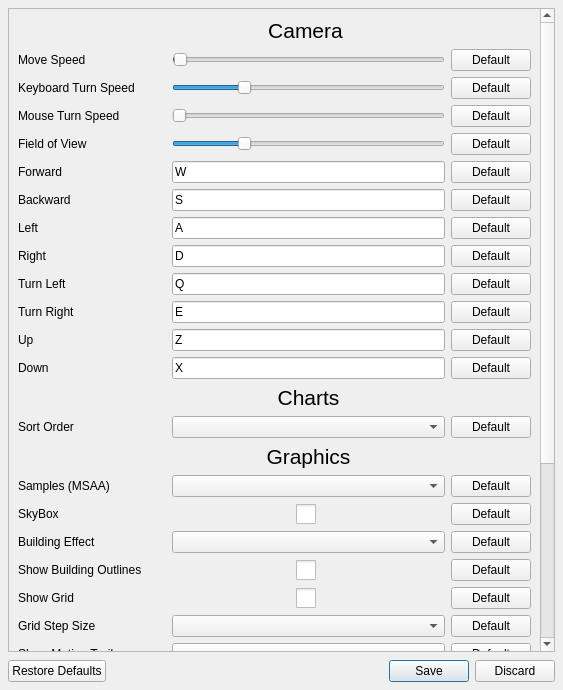
<?xml version="1.0" encoding="UTF-8"?>
<ui version="4.0">
 <class>SettingsDialog</class>
 <widget class="QDialog" name="SettingsDialog">
  <property name="geometry">
   <rect>
    <x>0</x>
    <y>0</y>
    <width>563</width>
    <height>690</height>
   </rect>
  </property>
  <property name="windowTitle">
   <string>Application Settings</string>
  </property>
  <property name="styleSheet">
   <string notr="true">QCheckBox::indicator {
     width: 20px;
     height: 20px;
}</string>
  </property>
  <layout class="QVBoxLayout" name="verticalLayout">
   <property name="spacing">
    <number>8</number>
   </property>
   <property name="leftMargin">
    <number>8</number>
   </property>
   <property name="topMargin">
    <number>8</number>
   </property>
   <property name="rightMargin">
    <number>8</number>
   </property>
   <property name="bottomMargin">
    <number>8</number>
   </property>
   <item>
    <widget class="QScrollArea" name="scrollArea">
     <property name="widgetResizable">
      <bool>true</bool>
     </property>
     <widget class="QWidget" name="scrollAreaWidgetContents">
      <property name="geometry">
       <rect>
        <x>0</x>
        <y>-473</y>
        <width>530</width>
        <height>1139</height>
       </rect>
      </property>
      <layout class="QGridLayout" name="gridLayout">
       <item row="10" column="0" colspan="2">
        <widget class="QLabel" name="labelTurnLeft">
         <property name="text">
          <string>Turn Left</string>
         </property>
        </widget>
       </item>
       <item row="13" column="14">
        <widget class="QPushButton" name="buttonResetDown">
         <property name="text">
          <string>Default</string>
         </property>
        </widget>
       </item>
       <item row="29" column="0">
        <widget class="QLabel" name="labelTimeStep">
         <property name="text">
          <string>Time Step Preference</string>
         </property>
        </widget>
       </item>
       <item row="28" column="12">
        <widget class="SingleKeySequenceEdit" name="keyPlay">
         <property name="keySequence">
          <string>X</string>
         </property>
        </widget>
       </item>
       <item row="22" column="12">
        <widget class="QComboBox" name="comboGridSize"/>
       </item>
       <item row="9" column="12">
        <widget class="SingleKeySequenceEdit" name="keyRight">
         <property name="keySequence">
          <string>D</string>
         </property>
        </widget>
       </item>
       <item row="12" column="12">
        <widget class="SingleKeySequenceEdit" name="keyUp">
         <property name="keySequence">
          <string>Z</string>
         </property>
        </widget>
       </item>
       <item row="19" column="14">
        <widget class="QPushButton" name="buttonResetBuildingRender">
         <property name="text">
          <string>Default</string>
         </property>
        </widget>
       </item>
       <item row="22" column="14">
        <widget class="QPushButton" name="buttonResetGridSize">
         <property name="text">
          <string>Default</string>
         </property>
        </widget>
       </item>
       <item row="13" column="0" colspan="2">
        <widget class="QLabel" name="labelDown">
         <property name="text">
          <string>Down</string>
         </property>
        </widget>
       </item>
       <item row="19" column="12">
        <widget class="QComboBox" name="comboBuildingRender"/>
       </item>
       <item row="8" column="0" colspan="2">
        <widget class="QLabel" name="labelLeft">
         <property name="text">
          <string>Left</string>
         </property>
        </widget>
       </item>
       <item row="19" column="0">
        <widget class="QLabel" name="labelRenderBuildings">
         <property name="text">
          <string>Building Effect</string>
         </property>
        </widget>
       </item>
       <item row="34" column="12">
        <widget class="QLineEdit" name="lineEditResource">
         <property name="readOnly">
          <bool>true</bool>
         </property>
        </widget>
       </item>
       <item row="3" column="12">
        <widget class="QSlider" name="sliderKeyboardTurnSpeed">
         <property name="maximum">
          <number>20</number>
         </property>
         <property name="pageStep">
          <number>5</number>
         </property>
         <property name="value">
          <number>5</number>
         </property>
         <property name="orientation">
          <enum>Qt::Horizontal</enum>
         </property>
        </widget>
       </item>
       <item row="33" column="12">
        <widget class="QLabel" name="labelResources">
         <property name="sizePolicy">
          <sizepolicy hsizetype="Preferred" vsizetype="Fixed">
           <horstretch>0</horstretch>
           <verstretch>0</verstretch>
          </sizepolicy>
         </property>
         <property name="minimumSize">
          <size>
           <width>0</width>
           <height>0</height>
          </size>
         </property>
         <property name="font">
          <font>
           <pointsize>16</pointsize>
          </font>
         </property>
         <property name="text">
          <string>Resources</string>
         </property>
         <property name="alignment">
          <set>Qt::AlignCenter</set>
         </property>
        </widget>
       </item>
       <item row="27" column="12">
        <widget class="QLabel" name="labelPlayback">
         <property name="sizePolicy">
          <sizepolicy hsizetype="Preferred" vsizetype="Fixed">
           <horstretch>0</horstretch>
           <verstretch>0</verstretch>
          </sizepolicy>
         </property>
         <property name="minimumSize">
          <size>
           <width>0</width>
           <height>0</height>
          </size>
         </property>
         <property name="font">
          <font>
           <pointsize>16</pointsize>
          </font>
         </property>
         <property name="text">
          <string>Playback</string>
         </property>
         <property name="alignment">
          <set>Qt::AlignCenter</set>
         </property>
        </widget>
       </item>
       <item row="5" column="14">
        <widget class="QPushButton" name="buttonResetFieldOfView">
         <property name="text">
          <string>Default</string>
         </property>
        </widget>
       </item>
       <item row="3" column="0" colspan="4">
        <widget class="QLabel" name="labelKeyboardTurnSpeed">
         <property name="text">
          <string>Keyboard Turn Speed</string>
         </property>
        </widget>
       </item>
       <item row="7" column="12">
        <widget class="SingleKeySequenceEdit" name="keyBackward">
         <property name="keySequence">
          <string>S</string>
         </property>
        </widget>
       </item>
       <item row="11" column="14">
        <widget class="QPushButton" name="buttonResetRightTurn">
         <property name="text">
          <string>Default</string>
         </property>
        </widget>
       </item>
       <item row="5" column="12">
        <widget class="QSlider" name="sliderFieldOfView">
         <property name="minimum">
          <number>30</number>
         </property>
         <property name="maximum">
          <number>90</number>
         </property>
         <property name="value">
          <number>45</number>
         </property>
         <property name="orientation">
          <enum>Qt::Horizontal</enum>
         </property>
        </widget>
       </item>
       <item row="24" column="14">
        <widget class="QPushButton" name="buttonResetTrailLength">
         <property name="text">
          <string>Default</string>
         </property>
        </widget>
       </item>
       <item row="10" column="14">
        <widget class="QPushButton" name="buttonResetLeftTurn">
         <property name="text">
          <string>Default</string>
         </property>
        </widget>
       </item>
       <item row="25" column="12">
        <layout class="QHBoxLayout" name="layoutShowLabels">
         <item>
          <spacer name="hsLabelsLeft">
           <property name="orientation">
            <enum>Qt::Horizontal</enum>
           </property>
           <property name="sizeHint" stdset="0">
            <size>
             <width>40</width>
             <height>20</height>
            </size>
           </property>
          </spacer>
         </item>
         <item>
          <widget class="QCheckBox" name="checkBoxShowLabels">
           <property name="text">
            <string/>
           </property>
          </widget>
         </item>
         <item>
          <spacer name="hsShowLabelsRight">
           <property name="orientation">
            <enum>Qt::Horizontal</enum>
           </property>
           <property name="sizeHint" stdset="0">
            <size>
             <width>40</width>
             <height>20</height>
            </size>
           </property>
          </spacer>
         </item>
        </layout>
       </item>
       <item row="17" column="0">
        <widget class="QLabel" name="labelSamples">
         <property name="text">
          <string>Samples (MSAA)</string>
         </property>
        </widget>
       </item>
       <item row="7" column="0" colspan="2">
        <widget class="QLabel" name="labelBackward">
         <property name="text">
          <string>Backward</string>
         </property>
        </widget>
       </item>
       <item row="2" column="14">
        <widget class="QPushButton" name="buttonResetMoveSpeed">
         <property name="text">
          <string>Default</string>
         </property>
        </widget>
       </item>
       <item row="21" column="14">
        <widget class="QPushButton" name="buttonResetShowGrid">
         <property name="text">
          <string>Default</string>
         </property>
        </widget>
       </item>
       <item row="18" column="0">
        <widget class="QLabel" name="labelSkybox">
         <property name="text">
          <string>SkyBox</string>
         </property>
        </widget>
       </item>
       <item row="23" column="0">
        <widget class="QLabel" name="labelShowTrails">
         <property name="text">
          <string>Show Motion Trails</string>
         </property>
        </widget>
       </item>
       <item row="10" column="12">
        <widget class="SingleKeySequenceEdit" name="keyTurnLeft">
         <property name="keySequence">
          <string>Q</string>
         </property>
        </widget>
       </item>
       <item row="24" column="0">
        <widget class="QLabel" name="labelMotionTrailLength">
         <property name="text">
          <string>Motion Trail Length</string>
         </property>
        </widget>
       </item>
       <item row="11" column="0" colspan="2">
        <widget class="QLabel" name="labelTurnRight">
         <property name="text">
          <string>Turn Right</string>
         </property>
        </widget>
       </item>
       <item row="28" column="0">
        <widget class="QLabel" name="labelPlay">
         <property name="text">
          <string>Play/Pause</string>
         </property>
        </widget>
       </item>
       <item row="18" column="14">
        <widget class="QPushButton" name="buttonResetSkybox">
         <property name="text">
          <string>Default</string>
         </property>
        </widget>
       </item>
       <item row="2" column="0" colspan="4">
        <widget class="QLabel" name="labelMoveSpeed">
         <property name="text">
          <string>Move Speed</string>
         </property>
        </widget>
       </item>
       <item row="25" column="0">
        <widget class="QLabel" name="labelShowLabels">
         <property name="text">
          <string>Show Labels</string>
         </property>
        </widget>
       </item>
       <item row="16" column="12">
        <widget class="QLabel" name="labelGraphics">
         <property name="font">
          <font>
           <pointsize>16</pointsize>
          </font>
         </property>
         <property name="text">
          <string>Graphics</string>
         </property>
         <property name="alignment">
          <set>Qt::AlignCenter</set>
         </property>
        </widget>
       </item>
       <item row="9" column="0" colspan="2">
        <widget class="QLabel" name="labelRight">
         <property name="text">
          <string>Right</string>
         </property>
        </widget>
       </item>
       <item row="14" column="12">
        <widget class="QLabel" name="labelCharts">
         <property name="font">
          <font>
           <pointsize>16</pointsize>
          </font>
         </property>
         <property name="text">
          <string>Charts</string>
         </property>
         <property name="alignment">
          <set>Qt::AlignCenter</set>
         </property>
        </widget>
       </item>
       <item row="2" column="12">
        <widget class="QSlider" name="sliderMoveSpeed">
         <property name="minimum">
          <number>1</number>
         </property>
         <property name="maximum">
          <number>1000</number>
         </property>
         <property name="singleStep">
          <number>1</number>
         </property>
         <property name="value">
          <number>5</number>
         </property>
         <property name="orientation">
          <enum>Qt::Horizontal</enum>
         </property>
         <property name="invertedAppearance">
          <bool>false</bool>
         </property>
         <property name="tickPosition">
          <enum>QSlider::NoTicks</enum>
         </property>
        </widget>
       </item>
       <item row="6" column="14">
        <widget class="QPushButton" name="buttonResetForward">
         <property name="text">
          <string>Default</string>
         </property>
        </widget>
       </item>
       <item row="8" column="14">
        <widget class="QPushButton" name="buttonResetLeft">
         <property name="text">
          <string>Default</string>
         </property>
        </widget>
       </item>
       <item row="20" column="12">
        <layout class="QHBoxLayout" name="layoutBuildingOutlines">
         <item>
          <spacer name="hsBuildingOutlinesLeft">
           <property name="orientation">
            <enum>Qt::Horizontal</enum>
           </property>
           <property name="sizeHint" stdset="0">
            <size>
             <width>40</width>
             <height>20</height>
            </size>
           </property>
          </spacer>
         </item>
         <item>
          <widget class="QCheckBox" name="checkBoxBuildingOutlines">
           <property name="text">
            <string/>
           </property>
          </widget>
         </item>
         <item>
          <spacer name="hsBuildingOutlinesRight">
           <property name="orientation">
            <enum>Qt::Horizontal</enum>
           </property>
           <property name="sizeHint" stdset="0">
            <size>
             <width>40</width>
             <height>20</height>
            </size>
           </property>
          </spacer>
         </item>
        </layout>
       </item>
       <item row="29" column="14">
        <widget class="QPushButton" name="buttonResetTimeStep">
         <property name="text">
          <string>Default</string>
         </property>
        </widget>
       </item>
       <item row="8" column="12">
        <widget class="SingleKeySequenceEdit" name="keyLeft">
         <property name="keySequence">
          <string>A</string>
         </property>
        </widget>
       </item>
       <item row="4" column="14">
        <widget class="QPushButton" name="buttonResetMouseTurnSpeed">
         <property name="text">
          <string>Default</string>
         </property>
        </widget>
       </item>
       <item row="15" column="0">
        <widget class="QLabel" name="labelSortOrder">
         <property name="text">
          <string>Sort Order</string>
         </property>
        </widget>
       </item>
       <item row="29" column="12">
        <layout class="QHBoxLayout" name="layoutTimeStep">
         <item>
          <widget class="QSpinBox" name="spinTimeStep">
           <property name="suffix">
            <string notr="true">ms</string>
           </property>
           <property name="minimum">
            <number>1</number>
           </property>
           <property name="maximum">
            <number>100000</number>
           </property>
           <property name="value">
            <number>10</number>
           </property>
          </widget>
         </item>
         <item>
          <widget class="QComboBox" name="comboTimeStepUnit"/>
         </item>
        </layout>
       </item>
       <item row="7" column="14">
        <widget class="QPushButton" name="buttonResetBackward">
         <property name="text">
          <string>Default</string>
         </property>
        </widget>
       </item>
       <item row="22" column="0">
        <widget class="QLabel" name="labelGridSize">
         <property name="text">
          <string>Grid Step Size</string>
         </property>
        </widget>
       </item>
       <item row="9" column="14">
        <widget class="QPushButton" name="buttonResetRight">
         <property name="text">
          <string>Default</string>
         </property>
        </widget>
       </item>
       <item row="28" column="14">
        <widget class="QPushButton" name="buttonResetPlay">
         <property name="text">
          <string>Default</string>
         </property>
        </widget>
       </item>
       <item row="34" column="0" colspan="3">
        <widget class="QLabel" name="label">
         <property name="text">
          <string>Resource Directory</string>
         </property>
        </widget>
       </item>
       <item row="0" column="11" colspan="2">
        <widget class="QLabel" name="labelCamera">
         <property name="sizePolicy">
          <sizepolicy hsizetype="Preferred" vsizetype="Fixed">
           <horstretch>0</horstretch>
           <verstretch>0</verstretch>
          </sizepolicy>
         </property>
         <property name="font">
          <font>
           <pointsize>16</pointsize>
          </font>
         </property>
         <property name="text">
          <string>Camera</string>
         </property>
         <property name="alignment">
          <set>Qt::AlignCenter</set>
         </property>
        </widget>
       </item>
       <item row="21" column="0">
        <widget class="QLabel" name="labelShowGrid">
         <property name="text">
          <string>Show Grid</string>
         </property>
        </widget>
       </item>
       <item row="34" column="14">
        <widget class="QPushButton" name="buttonResource">
         <property name="text">
          <string>Browse</string>
         </property>
        </widget>
       </item>
       <item row="18" column="12">
        <layout class="QHBoxLayout" name="layoutSkybox" stretch="0,0,0">
         <property name="topMargin">
          <number>0</number>
         </property>
         <item>
          <spacer name="hsSkyboxLeft">
           <property name="orientation">
            <enum>Qt::Horizontal</enum>
           </property>
           <property name="sizeHint" stdset="0">
            <size>
             <width>40</width>
             <height>20</height>
            </size>
           </property>
          </spacer>
         </item>
         <item>
          <widget class="QCheckBox" name="checkBoxSkybox">
           <property name="sizePolicy">
            <sizepolicy hsizetype="Minimum" vsizetype="Fixed">
             <horstretch>0</horstretch>
             <verstretch>0</verstretch>
            </sizepolicy>
           </property>
           <property name="baseSize">
            <size>
             <width>0</width>
             <height>0</height>
            </size>
           </property>
           <property name="styleSheet">
            <string notr="true"/>
           </property>
           <property name="text">
            <string/>
           </property>
          </widget>
         </item>
         <item>
          <spacer name="hsSkyboxRight">
           <property name="orientation">
            <enum>Qt::Horizontal</enum>
           </property>
           <property name="sizeHint" stdset="0">
            <size>
             <width>40</width>
             <height>20</height>
            </size>
           </property>
          </spacer>
         </item>
        </layout>
       </item>
       <item row="23" column="14">
        <widget class="QPushButton" name="buttonResetTrails">
         <property name="text">
          <string>Default</string>
         </property>
        </widget>
       </item>
       <item row="21" column="12">
        <layout class="QHBoxLayout" name="layoutShowGrid">
         <item>
          <spacer name="hsGridLeft">
           <property name="orientation">
            <enum>Qt::Horizontal</enum>
           </property>
           <property name="sizeHint" stdset="0">
            <size>
             <width>40</width>
             <height>20</height>
            </size>
           </property>
          </spacer>
         </item>
         <item>
          <widget class="QCheckBox" name="checkBoxShowGrid">
           <property name="styleSheet">
            <string notr="true"/>
           </property>
           <property name="text">
            <string/>
           </property>
          </widget>
         </item>
         <item>
          <spacer name="hsGridRIght">
           <property name="orientation">
            <enum>Qt::Horizontal</enum>
           </property>
           <property name="sizeHint" stdset="0">
            <size>
             <width>40</width>
             <height>20</height>
            </size>
           </property>
          </spacer>
         </item>
        </layout>
       </item>
       <item row="4" column="12">
        <widget class="QSlider" name="sliderMouseTurnSpeed">
         <property name="maximum">
          <number>20</number>
         </property>
         <property name="pageStep">
          <number>5</number>
         </property>
         <property name="orientation">
          <enum>Qt::Horizontal</enum>
         </property>
        </widget>
       </item>
       <item row="13" column="12">
        <widget class="SingleKeySequenceEdit" name="keyDown">
         <property name="keySequence">
          <string>X</string>
         </property>
        </widget>
       </item>
       <item row="6" column="12">
        <widget class="SingleKeySequenceEdit" name="keyForward">
         <property name="keySequence">
          <string>W</string>
         </property>
        </widget>
       </item>
       <item row="12" column="14">
        <widget class="QPushButton" name="buttonResetUp">
         <property name="text">
          <string>Default</string>
         </property>
        </widget>
       </item>
       <item row="24" column="12">
        <widget class="QSlider" name="sliderTrailLength">
         <property name="minimum">
          <number>10</number>
         </property>
         <property name="maximum">
          <number>8192</number>
         </property>
         <property name="value">
          <number>100</number>
         </property>
         <property name="orientation">
          <enum>Qt::Horizontal</enum>
         </property>
        </widget>
       </item>
       <item row="12" column="0" colspan="2">
        <widget class="QLabel" name="labelUp">
         <property name="text">
          <string>Up</string>
         </property>
        </widget>
       </item>
       <item row="11" column="12">
        <widget class="SingleKeySequenceEdit" name="keyTurnRight">
         <property name="keySequence">
          <string>E</string>
         </property>
        </widget>
       </item>
       <item row="15" column="14">
        <widget class="QPushButton" name="buttonResetSortOrder">
         <property name="text">
          <string>Default</string>
         </property>
        </widget>
       </item>
       <item row="4" column="0" colspan="4">
        <widget class="QLabel" name="labelMouseTurnSpeed">
         <property name="text">
          <string>Mouse Turn Speed</string>
         </property>
        </widget>
       </item>
       <item row="5" column="0" colspan="4">
        <widget class="QLabel" name="labelFieldOfView">
         <property name="text">
          <string>Field of View</string>
         </property>
        </widget>
       </item>
       <item row="17" column="14">
        <widget class="QPushButton" name="buttonResetSamples">
         <property name="text">
          <string>Default</string>
         </property>
        </widget>
       </item>
       <item row="17" column="12">
        <widget class="QComboBox" name="comboSamples"/>
       </item>
       <item row="3" column="14">
        <widget class="QPushButton" name="buttonResetKeyboardTurnSpeed">
         <property name="text">
          <string>Default</string>
         </property>
        </widget>
       </item>
       <item row="20" column="0">
        <widget class="QLabel" name="labelRenderBuildingOutlines">
         <property name="text">
          <string>Show Building Outlines</string>
         </property>
        </widget>
       </item>
       <item row="6" column="0" colspan="2">
        <widget class="QLabel" name="labelForward">
         <property name="text">
          <string>Forward</string>
         </property>
        </widget>
       </item>
       <item row="15" column="12">
        <widget class="QComboBox" name="comboSortOrder"/>
       </item>
       <item row="20" column="14">
        <widget class="QPushButton" name="buttonResetBuildingOutlines">
         <property name="text">
          <string>Default</string>
         </property>
        </widget>
       </item>
       <item row="25" column="14">
        <widget class="QPushButton" name="buttonResetShowLabels">
         <property name="text">
          <string>Default</string>
         </property>
        </widget>
       </item>
       <item row="26" column="0">
        <widget class="QLabel" name="labelLabelScale">
         <property name="text">
          <string>Label Size</string>
         </property>
        </widget>
       </item>
       <item row="26" column="12">
        <widget class="QSlider" name="sliderLabelScale">
         <property name="minimum">
          <number>1</number>
         </property>
         <property name="maximum">
          <number>100</number>
         </property>
         <property name="value">
          <number>50</number>
         </property>
         <property name="orientation">
          <enum>Qt::Horizontal</enum>
         </property>
        </widget>
       </item>
       <item row="26" column="14">
        <widget class="QPushButton" name="buttonResetLabelScale">
         <property name="text">
          <string>Default</string>
         </property>
        </widget>
       </item>
       <item row="23" column="12">
        <widget class="QComboBox" name="comboMotionTrailRender"/>
       </item>
      </layout>
     </widget>
    </widget>
   </item>
   <item>
    <widget class="QDialogButtonBox" name="buttonBox">
     <property name="standardButtons">
      <set>QDialogButtonBox::Discard|QDialogButtonBox::RestoreDefaults|QDialogButtonBox::Save</set>
     </property>
     <property name="centerButtons">
      <bool>false</bool>
     </property>
    </widget>
   </item>
  </layout>
 </widget>
 <customwidgets>
  <customwidget>
   <class>SingleKeySequenceEdit</class>
   <extends>QKeySequenceEdit</extends>
   <header>src/window/controls/SingleKeySequenceEdit/SingleKeySequenceEdit.h</header>
  </customwidget>
 </customwidgets>
 <resources/>
 <connections/>
</ui>
